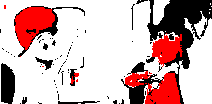

The script that drew this image:
# Green Eggs and Ham!

from inky import InkyPHAT
from PIL import Image, ImageFont, ImageDraw

inky_display = InkyPHAT("yellow")
# inky_display.set_border(inky_display.WHITE)

img = Image.open("greeneggs.png")
inky_display.set_image(img)
inky_display.show()
